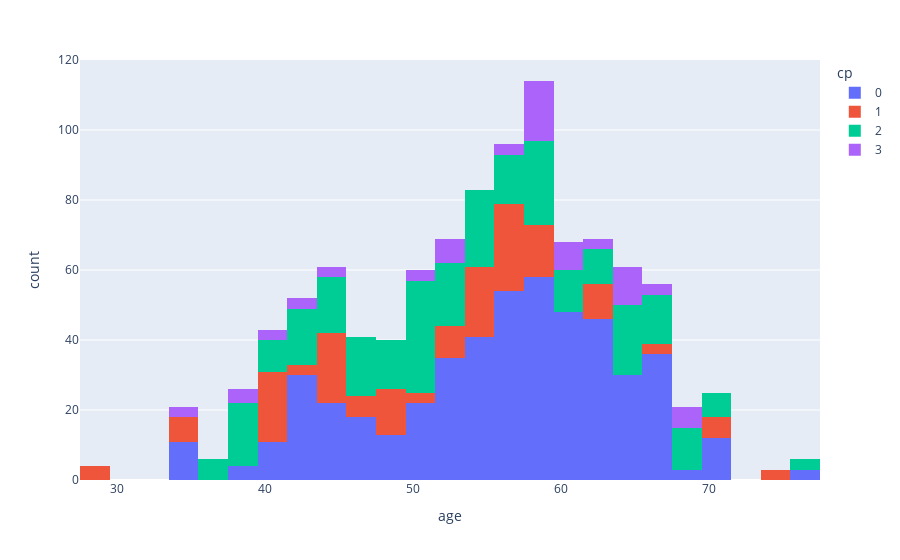

The code cell stored with this chart in its notebook:
### Code cell
# draw the plot of age column grouped by cp column using plotly
fig = px.histogram(data_frame=df, x='age', color='cp')
fig.show()

### Figure 1 — Plotly figure (JSON) as saved in the notebook; plotly's stock layout.template omitted (floating-point values rounded to 4 significant figures; data arrays with more than 128 entries replaced by an {"elided": "..."} marker saying what was removed)
{"data": [{"alignmentgroup": "True", "bingroup": "x", "hovertemplate": "cp=0<br>age=%{x}<br>count=%{y}<extra></extra>", "legendgroup": "0", "marker": {"color": "#636efa", "pattern": {"shape": ""}}, "name": "0", "offsetgroup": "0", "orientation": "v", "showlegend": true, "type": "histogram", "x": {"elided": "497 int values"}, "xaxis": "x", "yaxis": "y"}, {"alignmentgroup": "True", "bingroup": "x", "hovertemplate": "cp=1<br>age=%{x}<br>count=%{y}<extra></extra>", "legendgroup": "1", "marker": {"color": "#EF553B", "pattern": {"shape": ""}}, "name": "1", "offsetgroup": "1", "orientation": "v", "showlegend": true, "type": "histogram", "x": {"elided": "167 int values"}, "xaxis": "x", "yaxis": "y"}, {"alignmentgroup": "True", "bingroup": "x", "hovertemplate": "cp=2<br>age=%{x}<br>count=%{y}<extra></extra>", "legendgroup": "2", "marker": {"color": "#00cc96", "pattern": {"shape": ""}}, "name": "2", "offsetgroup": "2", "orientation": "v", "showlegend": true, "type": "histogram", "x": {"elided": "284 int values"}, "xaxis": "x", "yaxis": "y"}, {"alignmentgroup": "True", "bingroup": "x", "hovertemplate": "cp=3<br>age=%{x}<br>count=%{y}<extra></extra>", "legendgroup": "3", "marker": {"color": "#ab63fa", "pattern": {"shape": ""}}, "name": "3", "offsetgroup": "3", "orientation": "v", "showlegend": true, "type": "histogram", "x": [51, 58, 56, 59, 52, 60, 60, 61, 34, 52, 40, 64, 69, 34, 52, 64, 42, 64, 64, 38, 64, 40, 42, 59, 52, 63, 45, 63, 59, 69, 52, 60, 59, 69, 64, 59, 34, 52, 40, 61, 59, 38, 69, 65, 45, 65, 66, 66, 45, 66, 51, 58, 59, 61, 59, 63, 42, 51, 59, 58, 65, 59, 59, 60, 64, 59, 59, 61, 59, 38, 38, 69, 56, 69, 52, 56, 65], "xaxis": "x", "yaxis": "y"}], "layout": {"barmode": "relative", "legend": {"title": {"text": "cp"}, "tracegroupgap": 0}, "margin": {"t": 60}, "xaxis": {"anchor": "y", "domain": [0, 1], "title": {"text": "age"}}, "yaxis": {"anchor": "x", "domain": [0, 1], "title": {"text": "count"}}}}
